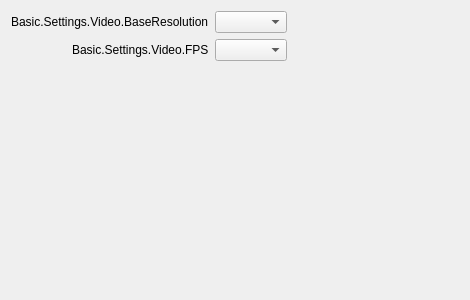
<?xml version="1.0" encoding="UTF-8"?>
<ui version="4.0">
 <class>AutoConfigVideoPage</class>
 <widget class="QWidget" name="AutoConfigVideoPage">
  <property name="geometry">
   <rect>
    <x>0</x>
    <y>0</y>
    <width>470</width>
    <height>300</height>
   </rect>
  </property>
  <property name="windowTitle">
   <string notr="true"/>
  </property>
  <layout class="QFormLayout" name="formLayout">
   <property name="fieldGrowthPolicy">
    <enum>QFormLayout::ExpandingFieldsGrow</enum>
   </property>
   <property name="labelAlignment">
    <set>Qt::AlignRight|Qt::AlignTrailing|Qt::AlignVCenter</set>
   </property>
   <item row="0" column="0">
    <widget class="QLabel" name="label">
     <property name="text">
      <string>Basic.Settings.Video.BaseResolution</string>
     </property>
     <property name="buddy">
      <cstring>canvasRes</cstring>
     </property>
    </widget>
   </item>
   <item row="0" column="1">
    <widget class="QComboBox" name="canvasRes"/>
   </item>
   <item row="1" column="0">
    <widget class="QLabel" name="label_3">
     <property name="text">
      <string>Basic.Settings.Video.FPS</string>
     </property>
     <property name="buddy">
      <cstring>fps</cstring>
     </property>
    </widget>
   </item>
   <item row="1" column="1">
    <widget class="QComboBox" name="fps"/>
   </item>
   <item row="2" column="0">
    <spacer name="horizontalSpacer">
     <property name="orientation">
      <enum>Qt::Horizontal</enum>
     </property>
     <property name="sizeType">
      <enum>QSizePolicy::Fixed</enum>
     </property>
     <property name="sizeHint" stdset="0">
      <size>
       <width>90</width>
       <height>20</height>
      </size>
     </property>
    </spacer>
   </item>
  </layout>
 </widget>
 <resources/>
 <connections/>
</ui>
